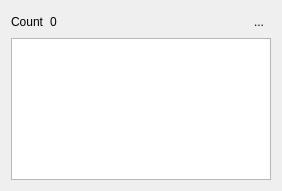
<?xml version="1.0" encoding="UTF-8"?>
<ui version="4.0">
 <class>Form</class>
 <widget class="QWidget" name="Form">
  <property name="geometry">
   <rect>
    <x>0</x>
    <y>0</y>
    <width>282</width>
    <height>191</height>
   </rect>
  </property>
  <property name="windowTitle">
   <string>Form</string>
  </property>
  <layout class="QVBoxLayout" name="verticalLayout">
   <item>
    <layout class="QHBoxLayout" name="horizontalLayout">
     <item>
      <widget class="QLabel" name="label">
       <property name="text">
        <string>Count</string>
       </property>
      </widget>
     </item>
     <item>
      <widget class="QLabel" name="countLabel">
       <property name="text">
        <string>0</string>
       </property>
      </widget>
     </item>
     <item>
      <spacer name="horizontalSpacer">
       <property name="orientation">
        <enum>Qt::Horizontal</enum>
       </property>
       <property name="sizeHint" stdset="0">
        <size>
         <width>40</width>
         <height>20</height>
        </size>
       </property>
      </spacer>
     </item>
     <item>
      <widget class="QToolButton" name="clearButton">
       <property name="text">
        <string>...</string>
       </property>
       <property name="icon">
        <iconset resource="Experiment.qrc">
         <normaloff>:/openicon/icons/edit-clear-locationbar-rtl.png</normaloff>:/openicon/icons/edit-clear-locationbar-rtl.png</iconset>
       </property>
       <property name="autoRaise">
        <bool>true</bool>
       </property>
      </widget>
     </item>
    </layout>
   </item>
   <item>
    <widget class="QTableView" name="tableView">
     <property name="showGrid">
      <bool>false</bool>
     </property>
    </widget>
   </item>
  </layout>
 </widget>
 <resources>
  <include location="Experiment.qrc"/>
 </resources>
 <connections/>
</ui>
